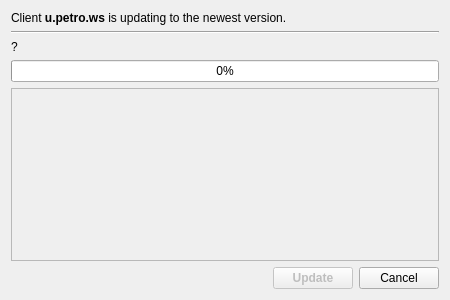
<?xml version="1.0" encoding="UTF-8"?>
<ui version="4.0">
 <class>ui_update</class>
 <widget class="QDialog" name="ui_update">
  <property name="geometry">
   <rect>
    <x>0</x>
    <y>0</y>
    <width>450</width>
    <height>300</height>
   </rect>
  </property>
  <property name="sizePolicy">
   <sizepolicy hsizetype="Fixed" vsizetype="Fixed">
    <horstretch>0</horstretch>
    <verstretch>0</verstretch>
   </sizepolicy>
  </property>
  <property name="minimumSize">
   <size>
    <width>450</width>
    <height>300</height>
   </size>
  </property>
  <property name="maximumSize">
   <size>
    <width>450</width>
    <height>300</height>
   </size>
  </property>
  <property name="windowTitle">
   <string>Updating client</string>
  </property>
  <layout class="QVBoxLayout" name="verticalLayout_2">
   <item>
    <widget class="QLabel" name="label">
     <property name="text">
      <string>&lt;p&gt;Client &lt;b&gt;u.petro.ws&lt;/b&gt; is updating to the newest version.&lt;/p&gt;</string>
     </property>
    </widget>
   </item>
   <item>
    <widget class="Line" name="line">
     <property name="orientation">
      <enum>Qt::Horizontal</enum>
     </property>
    </widget>
   </item>
   <item>
    <layout class="QVBoxLayout" name="verticalLayout">
     <item>
      <widget class="QLabel" name="lblStatus">
       <property name="text">
        <string notr="true">?</string>
       </property>
      </widget>
     </item>
     <item>
      <widget class="QProgressBar" name="progrMain">
       <property name="value">
        <number>0</number>
       </property>
      </widget>
     </item>
    </layout>
   </item>
   <item>
    <widget class="QTextBrowser" name="txtDetails">
     <property name="enabled">
      <bool>false</bool>
     </property>
     <property name="html">
      <string notr="true">&lt;!DOCTYPE HTML PUBLIC &quot;-//W3C//DTD HTML 4.0//EN&quot; &quot;http://www.w3.org/TR/REC-html40/strict.dtd&quot;&gt;
&lt;html&gt;&lt;head&gt;&lt;meta name=&quot;qrichtext&quot; content=&quot;1&quot; /&gt;&lt;style type=&quot;text/css&quot;&gt;
p, li { white-space: pre-wrap; }
&lt;/style&gt;&lt;/head&gt;&lt;body style=&quot; font-family:'Verdana'; font-size:9pt; font-weight:400; font-style:normal;&quot;&gt;
&lt;p style=&quot;-qt-paragraph-type:empty; margin-top:0px; margin-bottom:0px; margin-left:0px; margin-right:0px; -qt-block-indent:0; text-indent:0px; font-family:'Sans Serif';&quot;&gt;&lt;/p&gt;&lt;/body&gt;&lt;/html&gt;</string>
     </property>
    </widget>
   </item>
   <item>
    <layout class="QHBoxLayout" name="horizontalLayout">
     <item>
      <spacer name="horizontalSpacer">
       <property name="orientation">
        <enum>Qt::Horizontal</enum>
       </property>
       <property name="sizeHint" stdset="0">
        <size>
         <width>40</width>
         <height>20</height>
        </size>
       </property>
      </spacer>
     </item>
     <item>
      <widget class="QPushButton" name="btnUpdate">
       <property name="enabled">
        <bool>false</bool>
       </property>
       <property name="font">
        <font>
         <weight>75</weight>
         <bold>true</bold>
        </font>
       </property>
       <property name="text">
        <string>Update</string>
       </property>
       <property name="icon">
        <iconset resource="../res/res.qrc">
         <normaloff>:/icons/tick</normaloff>:/icons/tick</iconset>
       </property>
       <property name="autoDefault">
        <bool>true</bool>
       </property>
       <property name="default">
        <bool>true</bool>
       </property>
      </widget>
     </item>
     <item>
      <widget class="QPushButton" name="btnCancel">
       <property name="text">
        <string>Cancel</string>
       </property>
       <property name="icon">
        <iconset resource="../res/res.qrc">
         <normaloff>:/icons/cross</normaloff>:/icons/cross</iconset>
       </property>
       <property name="autoDefault">
        <bool>false</bool>
       </property>
      </widget>
     </item>
    </layout>
   </item>
  </layout>
 </widget>
 <resources>
  <include location="../res/res.qrc"/>
 </resources>
 <connections/>
</ui>
